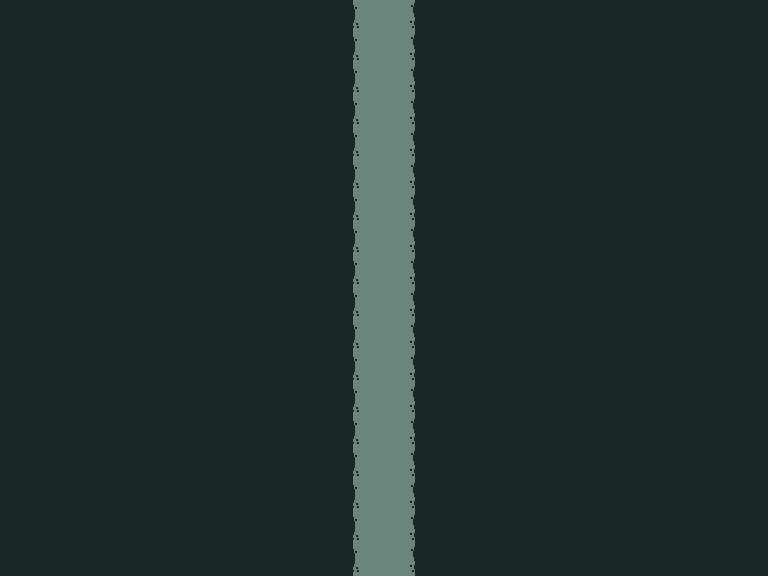

This game map was drawn from its Tiled (.tmx) file and the tilesets committed beside it. A one-line description and the full map source follow:
An orthogonal 24x18 tile map with 32x32 px tiles, 5 tile layers (FLOOR, MIDDLE, ABOVE, LIGHT, ...), 2 tilesets and 10 objects (4x mote, stone, return, end, entered trigger).

<map version="1.2" tiledversion="1.2.0" orientation="orthogonal" renderorder="right-down" width="24" height="18" tilewidth="32" tileheight="32" infinite="0" nextlayerid="20" nextobjectid="327">
 <tileset firstgid="1" source="tilesets/objects.tsx" />
 <tileset firstgid="9" source="tilesets/depths.tsx" />
 <layer id="15" name="FLOOR" width="24" height="18">
  <data encoding="csv">
9,9,9,9,9,9,9,9,9,9,9,18,20,9,9,9,9,9,9,9,9,9,9,9,
9,9,9,9,9,9,9,9,9,9,9,18,20,9,9,9,9,9,9,9,9,9,9,9,
9,9,9,9,9,9,9,9,9,9,9,18,20,9,9,9,9,9,9,9,9,9,9,9,
9,9,9,9,9,9,9,9,9,9,9,18,20,9,9,9,9,9,9,9,9,9,9,9,
9,9,9,9,9,9,9,9,9,9,9,18,20,9,9,9,9,9,9,9,9,9,9,9,
9,9,9,9,9,9,9,9,9,9,9,18,20,9,9,9,9,9,9,9,9,9,9,9,
9,9,9,9,9,9,9,9,9,9,9,18,20,9,9,9,9,9,9,9,9,9,9,9,
9,9,9,9,9,9,9,9,9,9,9,18,20,9,9,9,9,9,9,9,9,9,9,9,
9,9,9,9,9,9,9,9,9,9,9,18,20,9,9,9,9,9,9,9,9,9,9,9,
9,9,9,9,9,9,9,9,9,9,9,18,20,9,9,9,9,9,9,9,9,9,9,9,
9,9,9,9,9,9,9,9,9,9,9,18,20,9,9,9,9,9,9,9,9,9,9,9,
9,9,9,9,9,9,9,9,9,9,9,18,20,9,9,9,9,9,9,9,9,9,9,9,
9,9,9,9,9,9,9,9,9,9,9,18,20,9,9,9,9,9,9,9,9,9,9,9,
9,9,9,9,9,9,9,9,9,9,9,18,20,9,9,9,9,9,9,9,9,9,9,9,
9,9,9,9,9,9,9,9,9,9,9,18,20,9,9,9,9,9,9,9,9,9,9,9,
9,9,9,9,9,9,9,9,9,9,9,18,20,9,9,9,9,9,9,9,9,9,9,9,
9,9,9,9,9,9,9,9,9,9,9,18,20,9,9,9,9,9,9,9,9,9,9,9,
9,9,9,9,9,9,9,9,9,9,9,18,20,9,9,9,9,9,9,9,9,9,9,9
</data>
 </layer>
 <layer id="16" name="MIDDLE" width="24" height="18">
  <data encoding="csv">
0,0,0,0,0,0,0,0,0,0,0,0,0,0,0,0,0,0,0,0,0,0,0,0,
0,0,0,0,0,0,0,0,0,0,0,0,0,0,0,0,0,0,0,0,0,0,0,0,
0,0,0,0,0,0,0,0,0,0,0,0,0,0,0,0,0,0,0,0,0,0,0,0,
0,0,0,0,0,0,0,0,0,0,0,0,0,0,0,0,0,0,0,0,0,0,0,0,
0,0,0,0,0,0,0,0,0,0,0,0,0,0,0,0,0,0,0,0,0,0,0,0,
0,0,0,0,0,0,0,0,0,0,0,0,0,0,0,0,0,0,0,0,0,0,0,0,
0,0,0,0,0,0,0,0,0,0,0,0,0,0,0,0,0,0,0,0,0,0,0,0,
0,0,0,0,0,0,0,0,0,0,0,0,0,0,0,0,0,0,0,0,0,0,0,0,
0,0,0,0,0,0,0,0,0,0,0,0,0,0,0,0,0,0,0,0,0,0,0,0,
0,0,0,0,0,0,0,0,0,0,0,0,0,0,0,0,0,0,0,0,0,0,0,0,
0,0,0,0,0,0,0,0,0,0,0,0,0,0,0,0,0,0,0,0,0,0,0,0,
0,0,0,0,0,0,0,0,0,0,0,0,0,0,0,0,0,0,0,0,0,0,0,0,
0,0,0,0,0,0,0,0,0,0,0,0,0,0,0,0,0,0,0,0,0,0,0,0,
0,0,0,0,0,0,0,0,0,0,0,0,0,0,0,0,0,0,0,0,0,0,0,0,
0,0,0,0,0,0,0,0,0,0,0,0,0,0,0,0,0,0,0,0,0,0,0,0,
0,0,0,0,0,0,0,0,0,0,0,0,0,0,0,0,0,0,0,0,0,0,0,0,
0,0,0,0,0,0,0,0,0,0,0,0,0,0,0,0,0,0,0,0,0,0,0,0,
0,0,0,0,0,0,0,0,0,0,0,0,0,0,0,0,0,0,0,0,0,0,0,0
</data>
 </layer>
 <layer id="17" name="ABOVE" width="24" height="18">
  <data encoding="csv">
0,0,0,0,0,0,0,0,0,0,0,0,0,0,0,0,0,0,0,0,0,0,0,0,
0,0,0,0,0,0,0,0,0,0,0,0,0,0,0,0,0,0,0,0,0,0,0,0,
0,0,0,0,0,0,0,0,0,0,0,0,0,0,0,0,0,0,0,0,0,0,0,0,
0,0,0,0,0,0,0,0,0,0,0,0,0,0,0,0,0,0,0,0,0,0,0,0,
0,0,0,0,0,0,0,0,0,0,0,0,0,0,0,0,0,0,0,0,0,0,0,0,
0,0,0,0,0,0,0,0,0,0,0,0,0,0,0,0,0,0,0,0,0,0,0,0,
0,0,0,0,0,0,0,0,0,0,0,0,0,0,0,0,0,0,0,0,0,0,0,0,
0,0,0,0,0,0,0,0,0,0,0,0,0,0,0,0,0,0,0,0,0,0,0,0,
0,0,0,0,0,0,0,0,0,0,0,0,0,0,0,0,0,0,0,0,0,0,0,0,
0,0,0,0,0,0,0,0,0,0,0,0,0,0,0,0,0,0,0,0,0,0,0,0,
0,0,0,0,0,0,0,0,0,0,0,0,0,0,0,0,0,0,0,0,0,0,0,0,
0,0,0,0,0,0,0,0,0,0,0,0,0,0,0,0,0,0,0,0,0,0,0,0,
0,0,0,0,0,0,0,0,0,0,0,0,0,0,0,0,0,0,0,0,0,0,0,0,
0,0,0,0,0,0,0,0,0,0,0,0,0,0,0,0,0,0,0,0,0,0,0,0,
0,0,0,0,0,0,0,0,0,0,0,0,0,0,0,0,0,0,0,0,0,0,0,0,
0,0,0,0,0,0,0,0,0,0,0,0,0,0,0,0,0,0,0,0,0,0,0,0,
0,0,0,0,0,0,0,0,0,0,0,0,0,0,0,0,0,0,0,0,0,0,0,0,
0,0,0,0,0,0,0,0,0,0,0,0,0,0,0,0,0,0,0,0,0,0,0,0
</data>
 </layer>
 <layer id="18" name="LIGHT" width="24" height="18">
  <data encoding="csv">
0,0,0,0,0,0,0,0,0,0,0,0,0,0,0,0,0,0,0,0,0,0,0,0,
0,0,0,0,0,0,0,0,0,0,0,0,0,0,0,0,0,0,0,0,0,0,0,0,
0,0,0,0,0,0,0,0,0,0,0,0,0,0,0,0,0,0,0,0,0,0,0,0,
0,0,0,0,0,0,0,0,0,0,0,0,0,0,0,0,0,0,0,0,0,0,0,0,
0,0,0,0,0,0,0,0,0,0,0,0,0,0,0,0,0,0,0,0,0,0,0,0,
0,0,0,0,0,0,0,0,0,0,0,0,0,0,0,0,0,0,0,0,0,0,0,0,
0,0,0,0,0,0,0,0,0,0,0,0,0,0,0,0,0,0,0,0,0,0,0,0,
0,0,0,0,0,0,0,0,0,0,0,0,0,0,0,0,0,0,0,0,0,0,0,0,
0,0,0,0,0,0,0,0,0,0,0,0,0,0,0,0,0,0,0,0,0,0,0,0,
0,0,0,0,0,0,0,0,0,0,0,0,0,0,0,0,0,0,0,0,0,0,0,0,
0,0,0,0,0,0,0,0,0,0,0,0,0,0,0,0,0,0,0,0,0,0,0,0,
0,0,0,0,0,0,0,0,0,0,0,0,0,0,0,0,0,0,0,0,0,0,0,0,
0,0,0,0,0,0,0,0,0,0,0,0,0,0,0,0,0,0,0,0,0,0,0,0,
0,0,0,0,0,0,0,0,0,0,0,0,0,0,0,0,0,0,0,0,0,0,0,0,
0,0,0,0,0,0,0,0,0,0,0,0,0,0,0,0,0,0,0,0,0,0,0,0,
0,0,0,0,0,0,0,0,0,0,0,0,0,0,0,0,0,0,0,0,0,0,0,0,
0,0,0,0,0,0,0,0,0,0,0,0,0,0,0,0,0,0,0,0,0,0,0,0,
0,0,0,0,0,0,0,0,0,0,0,0,0,0,0,0,0,0,0,0,0,0,0,0
</data>
 </layer>
 <layer id="19" name="OVERHEAD" width="24" height="18">
  <data encoding="csv">
0,0,0,0,0,0,0,0,0,0,0,0,0,0,0,0,0,0,0,0,0,0,0,0,
0,0,0,0,0,0,0,0,0,0,0,0,0,0,0,0,0,0,0,0,0,0,0,0,
0,0,0,0,0,0,0,0,0,0,0,0,0,0,0,0,0,0,0,0,0,0,0,0,
0,0,0,0,0,0,0,0,0,0,0,0,0,0,0,0,0,0,0,0,0,0,0,0,
0,0,0,0,0,0,0,0,0,0,0,0,0,0,0,0,0,0,0,0,0,0,0,0,
0,0,0,0,0,0,0,0,0,0,0,0,0,0,0,0,0,0,0,0,0,0,0,0,
0,0,0,0,0,0,0,0,0,0,0,0,0,0,0,0,0,0,0,0,0,0,0,0,
0,0,0,0,0,0,0,0,0,0,0,0,0,0,0,0,0,0,0,0,0,0,0,0,
0,0,0,0,0,0,0,0,0,0,0,0,0,0,0,0,0,0,0,0,0,0,0,0,
0,0,0,0,0,0,0,0,0,0,0,0,0,0,0,0,0,0,0,0,0,0,0,0,
0,0,0,0,0,0,0,0,0,0,0,0,0,0,0,0,0,0,0,0,0,0,0,0,
0,0,0,0,0,0,0,0,0,0,0,0,0,0,0,0,0,0,0,0,0,0,0,0,
0,0,0,0,0,0,0,0,0,0,0,0,0,0,0,0,0,0,0,0,0,0,0,0,
0,0,0,0,0,0,0,0,0,0,0,0,0,0,0,0,0,0,0,0,0,0,0,0,
0,0,0,0,0,0,0,0,0,0,0,0,0,0,0,0,0,0,0,0,0,0,0,0,
0,0,0,0,0,0,0,0,0,0,0,0,0,0,0,0,0,0,0,0,0,0,0,0,
0,0,0,0,0,0,0,0,0,0,0,0,0,0,0,0,0,0,0,0,0,0,0,0,
0,0,0,0,0,0,0,0,0,0,0,0,0,0,0,0,0,0,0,0,0,0,0,0
</data>
 </layer>
 <objectgroup id="5" name="SLOPES" />
 <objectgroup color="#32e3c6" id="6" name="TERRAIN">
  <object id="326" name="stone" x="0" y="0" width="768" height="576" />
 </objectgroup>
 <objectgroup color="#50734a" id="7" name="COLLISION" opacity="0.5">
  <object id="316" x="0" y="0" width="352" height="576" />
  <object id="317" x="416" y="0" width="352" height="576" />
 </objectgroup>
 <objectgroup id="8" name="ENTITIES" opacity="0.64">
  <object id="277" name="return" gid="6" x="352" y="576" width="64" height="24">
   <properties>
    <property name="DEST" value="UNDERSHRINE,18,21" />
    <property name="TYPE" value="PORTAL" />
   </properties>
  </object>
  <object id="320" name="end" gid="6" x="352" y="24" width="64" height="24">
   <properties>
    <property name="DEST" value="DEPTHS,8.5,41" />
    <property name="TYPE" value="PORTAL" />
   </properties>
  </object>
  <object id="321" name="entered trigger" gid="1" x="352" y="296" width="64" height="32">
   <properties>
    <property name="DIALOGUE" value="q4" />
    <property name="TYPE" value="DIALOGUE_TRIGGER" />
   </properties>
  </object>
  <object id="322" name="mote" gid="5" x="-40" y="72" width="32" height="32">
   <properties>
    <property name="DURATION" value="2000" />
    <property name="GRAPHIC" value="mote" />
    <property name="INTERVAL" value="300" />
    <property name="TYPE" value="emitter" />
   </properties>
  </object>
  <object id="323" name="mote" gid="5" x="168" y="-16" width="32" height="32">
   <properties>
    <property name="DURATION" value="2000" />
    <property name="GRAPHIC" value="mote" />
    <property name="INTERVAL" value="500" />
    <property name="TYPE" value="emitter" />
   </properties>
  </object>
  <object id="324" name="mote" gid="5" x="-40" y="232" width="32" height="32">
   <properties>
    <property name="DURATION" value="2000" />
    <property name="GRAPHIC" value="mote" />
    <property name="INTERVAL" value="400" />
    <property name="TYPE" value="emitter" />
   </properties>
  </object>
  <object id="325" name="mote" gid="5" x="-48" y="440" width="32" height="32">
   <properties>
    <property name="DURATION" value="2000" />
    <property name="GRAPHIC" value="mote" />
    <property name="INTERVAL" value="300" />
    <property name="TYPE" value="emitter" />
   </properties>
  </object>
 </objectgroup>
</map>
